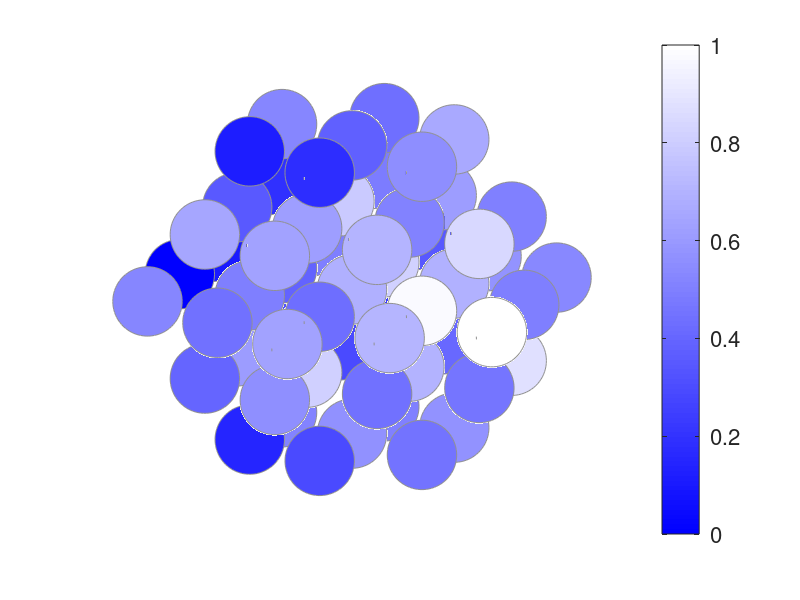

Write the MATLAB code that produced this figure. (Note: this script raises an error after producing the figure.)
%Graphs for Figure 9 in "Flipping the switch on the hub cell: Islet
%desynchronization through cell silencing"


%Subfigure A
load('Fig9Parameters','gca','gkatp')
load('cellLocations.mat','loc')

figure('DefaultAxesFontSize',16);
hold on;
col=(max(gkatp)-gkatp)./(max(gkatp)-min(gkatp));
for j=1:57; plot3(loc(j,1),loc(j,2),loc(j,3),'LineStyle','none','Marker','o','MarkerSize',50,'MarkerEdgeColor',[0.5686 0.5686 0.5686],'MarkerFaceColor',[col(j) col(j) 1]); end
for j=1:57; text(loc(j,1),loc(j,2),loc(j,3),num2str(j)); end
view(-12,18)
axis off
map=[0:0.01:1; 0:0.01:1; ones(1,101)]';
colormap(map)
colorbar('Ticks',[0 1], 'TickLabels',{'161 pS','115 pS'})

%Subfigure B
figure('DefaultAxesFontSize',16);
hold on;
col=(max(gkatp)-gkatp)./(max(gkatp)-min(gkatp));
for j=1:57; plot3(loc(j,1),loc(j,2),loc(j,3),'LineStyle','none','Marker','o','MarkerSize',50,'MarkerEdgeColor',[0.5686 0.5686 0.5686],'MarkerFaceColor',[1-col(j) 1 1-col(j)]); end
for j=1:57; text(loc(j,1),loc(j,2),loc(j,3),num2str(j)); end
view(-12,18)
axis off
view(68,24)
map=[0:0.01:1; ones(1,101); 0:0.01:1;]';
colormap(map)
colorbar('Ticks',[0 1], 'TickLabels',{'869 pS','1186 pS'})

%Subfigure C
figure('DefaultAxesFontSize',16);
hold on;
active=find(gkatp<(0.196*gca-62.88));
plot3(loc(:,1),loc(:,2),loc(:,3),'LineStyle','none','Marker','o','MarkerSize',50,'MarkerEdgeColor',[0.5686 0.5686 0.5686],'MarkerFaceColor','w')
plot3(loc(active,1),loc(active,2),loc(active,3),'LineStyle','none','Marker','o','MarkerSize',50,'MarkerEdgeColor',[0.5686 0.5686 0.5686],'MarkerFaceColor','r')
for j=1:57; text(loc(j,1),loc(j,2),loc(j,3),num2str(j)); end
axis off
view(-12,18)

%Subfigure D
[t,x]=silencingSSCM('Fig9Parameters.mat',0);
Ca=interp1(t,x(:,3*57+1:4*57),0:300);
F=computeFuncConn(0:300,Ca);
PowerLawHist(F);

%Subfigure E
[t2,x2]=silencingSSCM('Fig9Parameters.mat',18);
Ca2=interp1(t2,x2(:,3*57+1:4*57),0:300);
F2=computeFuncConn(0:300,Ca2);
funcConnVisualization(F, F2,18)

%Subfigure F
figure('DefaultAxesFontSize',16)
subplot(2,1,1)
Ca_bin=Ca>0.15;
raster=Ca_bin.*(1:57);
raster(raster==0)=NaN;
plot(0:300,raster,'LineStyle','none','Marker','.','Color','k')
ylabel('Cell Number')
xlabel('Time (s)')
title('Before Silencing')

subplot(2,1,2)
Ca_bin=Ca2>0.15;
raster=Ca_bin.*(1:57);
raster(raster==0)=NaN;
plot(0:300,raster,'LineStyle','none','Marker','.','Color','k')
ylabel('Cell Number')
xlabel('Time (s)')
title('Cell 18 Silenced')
